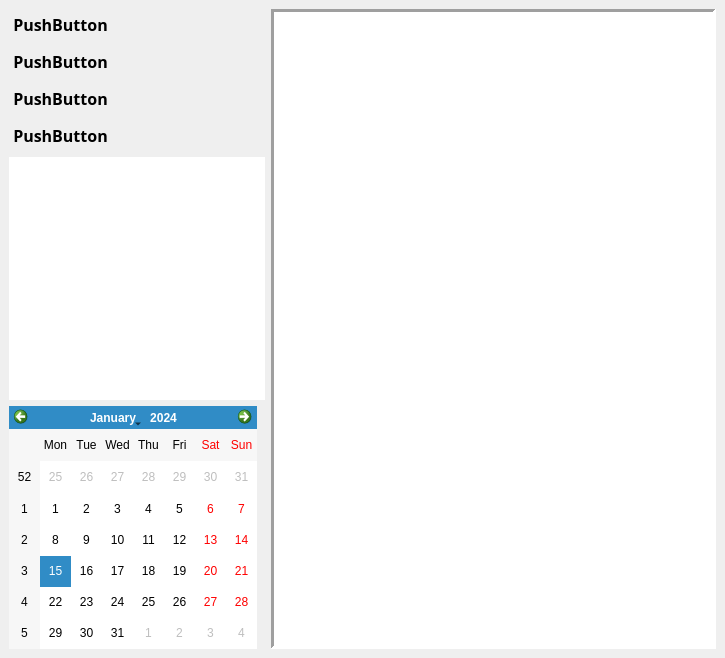
<?xml version="1.0" encoding="UTF-8"?>
<ui version="4.0">
 <class>MainWindow</class>
 <widget class="QMainWindow" name="MainWindow">
  <property name="geometry">
   <rect>
    <x>0</x>
    <y>0</y>
    <width>725</width>
    <height>658</height>
   </rect>
  </property>
  <property name="windowTitle">
   <string>MainWindow</string>
  </property>
  <property name="windowOpacity">
   <double>0.900000000000000</double>
  </property>
  <widget class="QWidget" name="centralwidget">
   <layout class="QFormLayout" name="formLayout_3">
    <item row="0" column="0">
     <layout class="QVBoxLayout" name="verticalLayout">
      <item alignment="Qt::AlignLeft">
       <widget class="QPushButton" name="pushButton_2">
        <property name="font">
         <font>
          <family>Fira Code SemiBold</family>
          <pointsize>12</pointsize>
          <weight>75</weight>
          <bold>true</bold>
         </font>
        </property>
        <property name="mouseTracking">
         <bool>true</bool>
        </property>
        <property name="focusPolicy">
         <enum>Qt::StrongFocus</enum>
        </property>
        <property name="contextMenuPolicy">
         <enum>Qt::DefaultContextMenu</enum>
        </property>
        <property name="autoFillBackground">
         <bool>true</bool>
        </property>
        <property name="text">
         <string>PushButton</string>
        </property>
        <property name="autoDefault">
         <bool>false</bool>
        </property>
        <property name="default">
         <bool>false</bool>
        </property>
        <property name="flat">
         <bool>true</bool>
        </property>
       </widget>
      </item>
      <item alignment="Qt::AlignLeft">
       <widget class="QPushButton" name="pushButton_3">
        <property name="font">
         <font>
          <family>Fira Code SemiBold</family>
          <pointsize>12</pointsize>
          <weight>75</weight>
          <bold>true</bold>
         </font>
        </property>
        <property name="mouseTracking">
         <bool>true</bool>
        </property>
        <property name="focusPolicy">
         <enum>Qt::TabFocus</enum>
        </property>
        <property name="autoFillBackground">
         <bool>true</bool>
        </property>
        <property name="text">
         <string>PushButton</string>
        </property>
        <property name="autoDefault">
         <bool>false</bool>
        </property>
        <property name="flat">
         <bool>true</bool>
        </property>
       </widget>
      </item>
      <item alignment="Qt::AlignLeft">
       <widget class="QPushButton" name="pushButton">
        <property name="sizePolicy">
         <sizepolicy hsizetype="Expanding" vsizetype="Fixed">
          <horstretch>0</horstretch>
          <verstretch>0</verstretch>
         </sizepolicy>
        </property>
        <property name="font">
         <font>
          <family>Fira Code SemiBold</family>
          <pointsize>12</pointsize>
          <weight>75</weight>
          <bold>true</bold>
         </font>
        </property>
        <property name="mouseTracking">
         <bool>true</bool>
        </property>
        <property name="focusPolicy">
         <enum>Qt::StrongFocus</enum>
        </property>
        <property name="autoFillBackground">
         <bool>false</bool>
        </property>
        <property name="text">
         <string>PushButton</string>
        </property>
        <property name="autoDefault">
         <bool>false</bool>
        </property>
        <property name="default">
         <bool>false</bool>
        </property>
        <property name="flat">
         <bool>true</bool>
        </property>
       </widget>
      </item>
      <item alignment="Qt::AlignLeft">
       <widget class="QPushButton" name="pushButton_4">
        <property name="font">
         <font>
          <family>Fira Code SemiBold</family>
          <pointsize>12</pointsize>
          <weight>75</weight>
          <bold>true</bold>
         </font>
        </property>
        <property name="mouseTracking">
         <bool>false</bool>
        </property>
        <property name="focusPolicy">
         <enum>Qt::ClickFocus</enum>
        </property>
        <property name="autoFillBackground">
         <bool>true</bool>
        </property>
        <property name="text">
         <string>PushButton</string>
        </property>
        <property name="autoDefault">
         <bool>false</bool>
        </property>
        <property name="default">
         <bool>false</bool>
        </property>
        <property name="flat">
         <bool>true</bool>
        </property>
       </widget>
      </item>
      <item>
       <widget class="QListView" name="listView">
        <property name="frameShape">
         <enum>QFrame::NoFrame</enum>
        </property>
        <property name="frameShadow">
         <enum>QFrame::Plain</enum>
        </property>
        <property name="lineWidth">
         <number>0</number>
        </property>
        <property name="movement">
         <enum>QListView::Static</enum>
        </property>
       </widget>
      </item>
      <item alignment="Qt::AlignLeft">
       <widget class="QCalendarWidget" name="calendarWidget">
        <property name="sizePolicy">
         <sizepolicy hsizetype="Expanding" vsizetype="Expanding">
          <horstretch>0</horstretch>
          <verstretch>0</verstretch>
         </sizepolicy>
        </property>
        <property name="font">
         <font>
          <weight>50</weight>
          <italic>false</italic>
          <bold>false</bold>
         </font>
        </property>
        <property name="mouseTracking">
         <bool>false</bool>
        </property>
        <property name="gridVisible">
         <bool>false</bool>
        </property>
        <property name="horizontalHeaderFormat">
         <enum>QCalendarWidget::ShortDayNames</enum>
        </property>
       </widget>
      </item>
     </layout>
    </item>
    <item row="0" column="1">
     <widget class="QListView" name="listView_2">
      <property name="font">
       <font>
        <family>Source Code Pro ExtraLight Medi</family>
        <pointsize>12</pointsize>
        <weight>50</weight>
        <bold>false</bold>
       </font>
      </property>
      <property name="frameShape">
       <enum>QFrame::Panel</enum>
      </property>
      <property name="frameShadow">
       <enum>QFrame::Sunken</enum>
      </property>
      <property name="lineWidth">
       <number>3</number>
      </property>
      <property name="sizeAdjustPolicy">
       <enum>QAbstractScrollArea::AdjustIgnored</enum>
      </property>
      <property name="tabKeyNavigation">
       <bool>true</bool>
      </property>
      <property name="dragDropMode">
       <enum>QAbstractItemView::DragDrop</enum>
      </property>
      <property name="alternatingRowColors">
       <bool>true</bool>
      </property>
      <property name="selectionMode">
       <enum>QAbstractItemView::MultiSelection</enum>
      </property>
      <property name="verticalScrollMode">
       <enum>QAbstractItemView::ScrollPerPixel</enum>
      </property>
      <property name="horizontalScrollMode">
       <enum>QAbstractItemView::ScrollPerPixel</enum>
      </property>
      <property name="movement">
       <enum>QListView::Free</enum>
      </property>
      <property name="resizeMode">
       <enum>QListView::Adjust</enum>
      </property>
     </widget>
    </item>
   </layout>
  </widget>
 </widget>
 <resources/>
 <connections/>
</ui>
